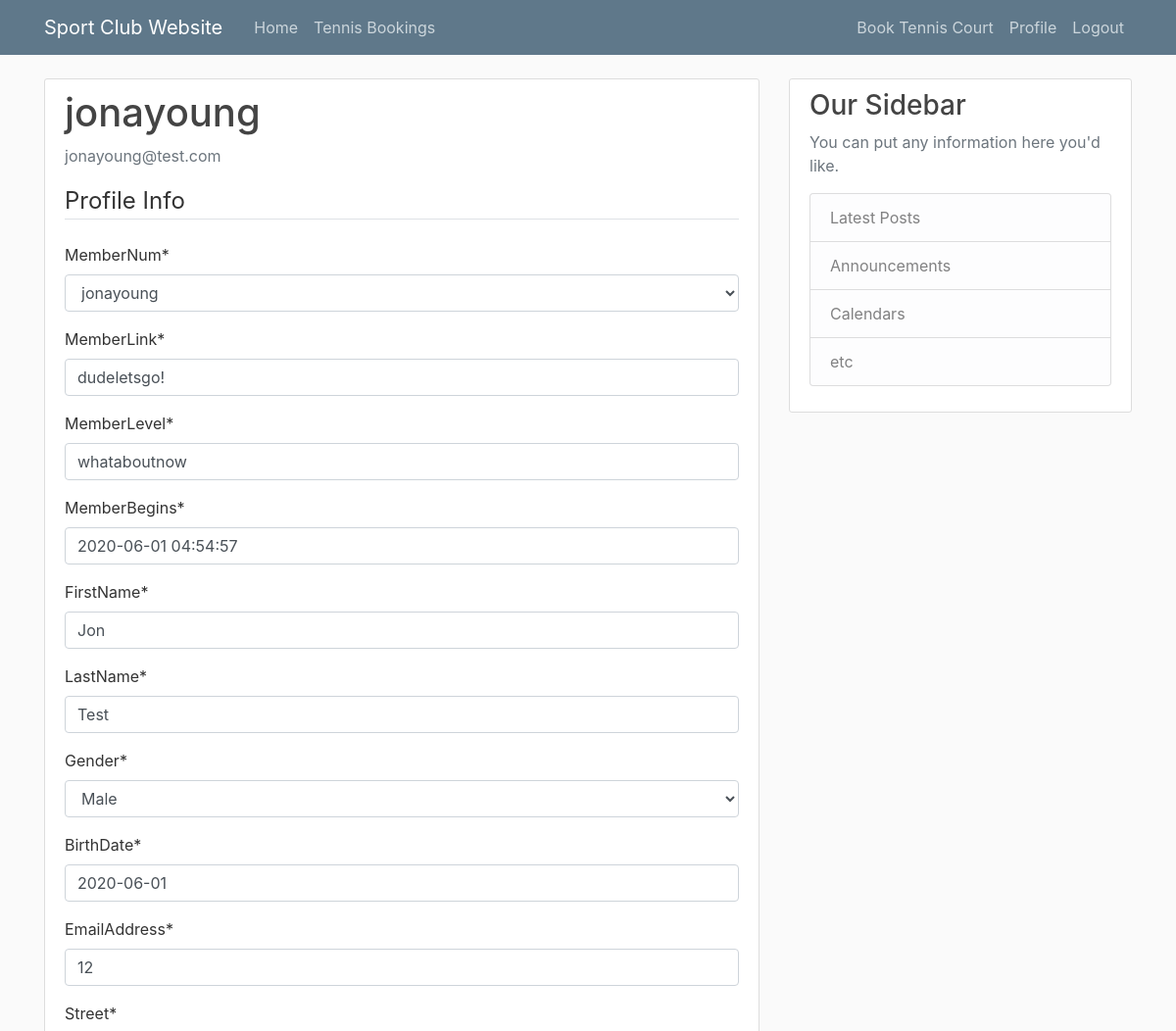
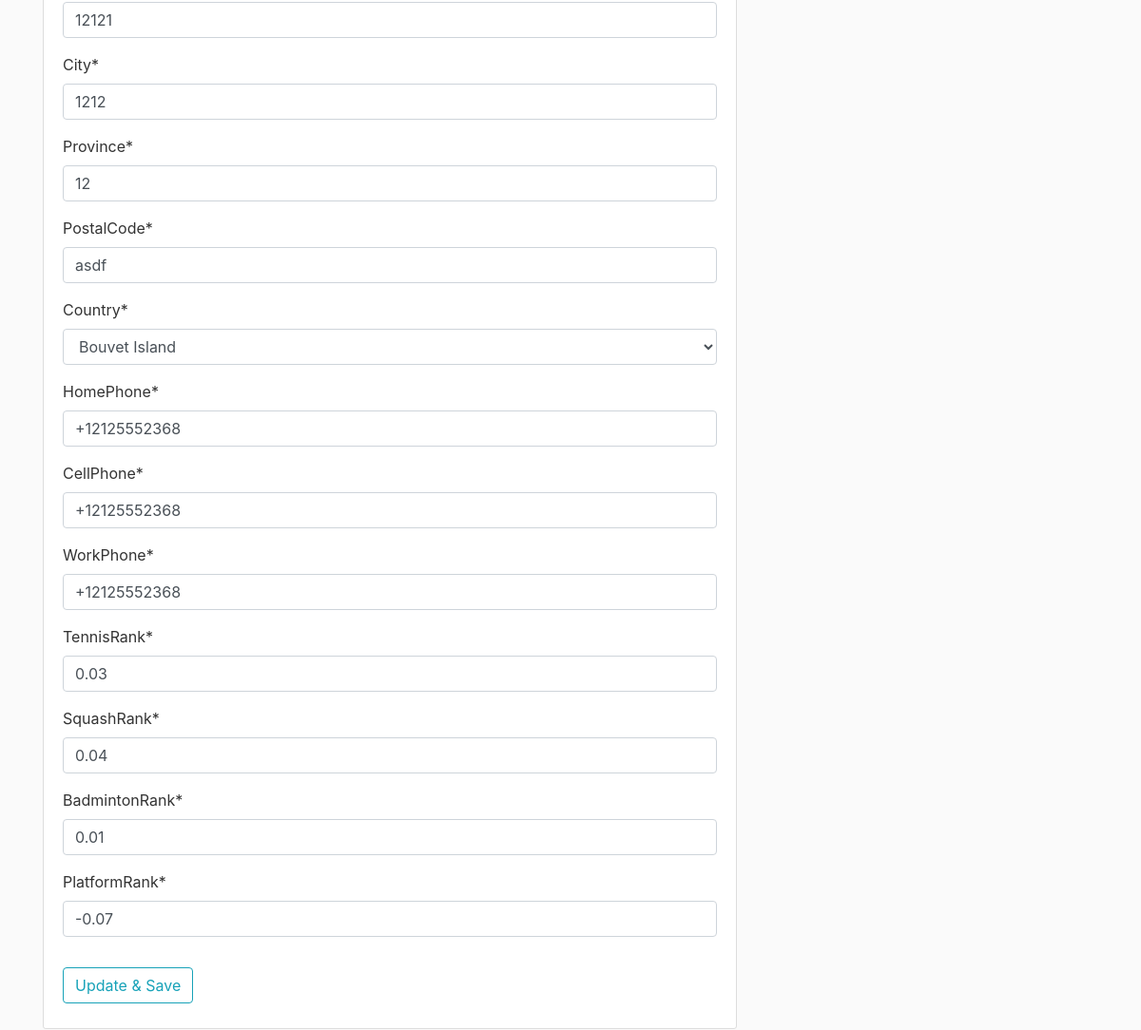
/profile/ (signed in), run on the app's committed database (2 pictures, top to bottom).
### members/models.py (models this page shows, shortened)
class Members(models.Model):
    memberNum = models.OneToOneField(User, on_delete=models.CASCADE)
    memberLink = models.CharField(max_length=20)
    memberLevel = models.CharField(max_length=20)
    memberBegins = models.DateTimeField(default=timezone.now)
    firstName = models.CharField(max_length=30)
    lastName = models.CharField(max_length=30)
    gender = models.CharField(max_length=2, choices=[('ML', 'Male'), ('FL', 'Female'), ('OT', 'Other')])
    birthDate = models.DateField(default=timezone.now)
    emailAddress = models.CharField(max_length=40)
    street = models.CharField(max_length=100)
    city = models.CharField(max_length=40)
    province = models.CharField(max_length=40)
    postalCode = models.CharField(max_length=7)
    country = CountryField()
    homePhone = PhoneNumberField()
    cellPhone = PhoneNumberField()
    workPhone = PhoneNumberField()
    tennisRank = models.DecimalField(max_digits=3, decimal_places=2, default=0.00)
    squashRank = models.DecimalField(max_digits=3, decimal_places=2, default=0.00)
    badmintonRank = models.DecimalField(max_digits=3, decimal_places=2, default=0.00)
    platformRank = models.DecimalField(max_digits=3, decimal_places=2, default=0.00)

### members/views.py (the view)
# urls.py: path('profile/', member_views.profile, name='profile'),
@login_required
def profile(request):
    if request.method == "POST":
        m_form = MemberUpdateForm(request.POST, instance=request.user.members)
        if m_form.is_valid():
            m_form.save()
            messages.success(request, f'Your account has been updated!')
            return redirect('profile')
    else:
        m_form = MemberUpdateForm(instance=request.user.members)
    context = {
        'm_form': m_form,
    }
    return render(request, 'members/profile.html', context)

### members/forms.py
class MemberUpdateForm(forms.ModelForm):
    class Meta:
        model = Members
        fields = [
            'memberNum',
            'memberLink',
            'memberLevel',
            'memberBegins',
            'firstName',
            'lastName',
            'gender',
            'birthDate',
            'emailAddress',
            'street',
            'city',
            'province',
            'postalCode',
            'country',
            'homePhone',
            'cellPhone',
            'workPhone',
            'tennisRank',
            'squashRank',
            'badmintonRank',
            'platformRank'
        ]

### members/templates/members/profile.html (shortened to what this page needs)
{% extends "members/base.html" %}
{% load crispy_forms_tags %}
{% block content %}
    <div class="content-section">
      <div class="media">
        <div class="media-body">
          <h2 class="account-heading">{{ user.username }}</h2>
          <p class="text-secondary">{{ user.email }}</p>
        </div>
      </div>
      <form method="POST" enctype="multipart/form-data">
          <fieldset class="form-group">
              <legend class="border-bottom mb-4">Profile Info</legend>
              {{ m_form|crispy }}
          </fieldset>
          <div class="form-group">
              <button class="btn btn-outline-info" type="submit">Update & Save</button>
          </div>
      </form>
    </div>
{% endblock content %}

### members/static/members/main.css (style rules this page uses)
body { background: #fafafa; color: #333333; margin-top: 5rem; }
h1, h2, h3, h4, h5, h6 { color: #444444; }
.content-section { background: #ffffff; padding: 10px 20px; border: 1px solid #dddddd; border-radius: 3px; margin-bottom: 20px; }
.account-heading { font-size: 2.5rem; }

### data on the page
Members: memberNum "jonayoung", memberLink "dudeletsgo!", memberLevel "whataboutnow", memberBegins "2020-06-01 04:54:57", firstName "Jon", lastName "Test", gender "Male", birthDate "2020-06-01", emailAddress "12", street "12121", city "1212", province "12", postalCode "asdf", country "Bouvet Island", homePhone "+12125552368", cellPhone "+12125552368", workPhone "+12125552368", tennisRank "0.03", squashRank "0.04", badmintonRank "0.01", platformRank "-0.07"

### other printed values
{{ user.username }} "jonayoung"
{{ user.email }} "jonayoung@test.com"
